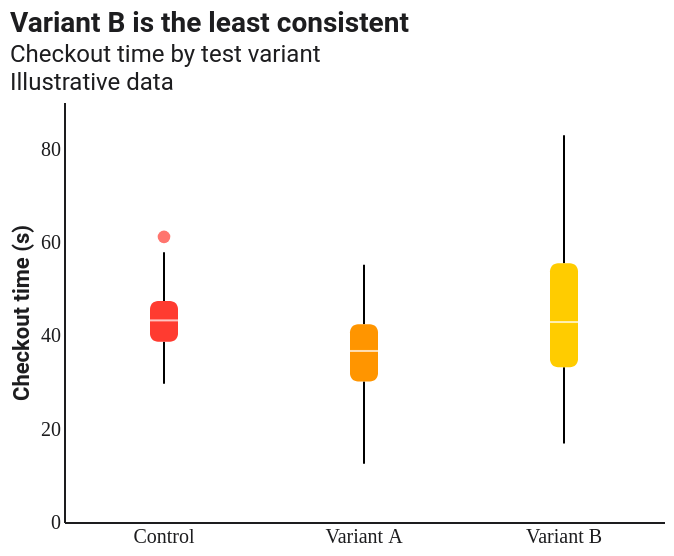

Write a Vega-Lite specification for this figure.
### Vega-Lite specification from a JSON file in a GitHub repository (floating-point values rounded to 4 significant figures; data arrays with more than 128 entries replaced by an {"elided": "..."} marker saying what was removed)
{"$schema": "https://vega.github.io/schema/vega-lite/v5.json", "config": {"background": "#FFFFFF", "font": "Roboto, Roboto Serif, Roboto Mono, system-ui, sans-serif", "view": {"stroke": null, "cornerRadius": 10}, "axis": {"domain": true, "domainColor": "#1D1D1F", "labelColor": "#1D1D1F", "titleColor": "#1D1D1F", "grid": false, "ticks": false, "labelFont": "Roboto Mono", "titleFont": "Roboto"}, "axisTop": {"domain": false, "domainColor": null, "labels": false, "ticks": false, "title": null}, "axisRight": {"domain": false, "domainColor": null, "labels": false, "ticks": false, "title": null}, "legend": {"titleFont": "Roboto", "labelFont": "Roboto", "labelColor": "#1D1D1F", "titleColor": "#1D1D1F"}, "title": {"font": "Roboto", "fontSize": 14, "color": "#1D1D1F", "subtitleFont": "Roboto", "subtitleColor": "#1D1D1F"}, "range": {"category": ["#FF3B30", "#FF9500", "#FFCC00", "#28CD41", "#79DBDC", "#007AFF", "#AF52DE", "#FF2D55"]}, "bar": {"cornerRadiusEnd": 4}, "line": {"strokeWidth": 2}, "point": {"filled": true, "size": 40}}, "width": 300, "height": 210, "title": {"text": "Variant B is the least consistent", "subtitle": ["Checkout time by test variant", "Illustrative data"], "anchor": "start"}, "data": {"values": {"elided": "180 records"}}, "mark": {"type": "boxplot", "extent": 1.5}, "encoding": {"x": {"field": "variant", "type": "nominal", "axis": {"title": null, "labelAngle": 0}}, "y": {"field": "secs", "type": "quantitative", "axis": {"title": "Checkout time (s)"}}, "color": {"field": "variant", "type": "nominal", "legend": null}}}
